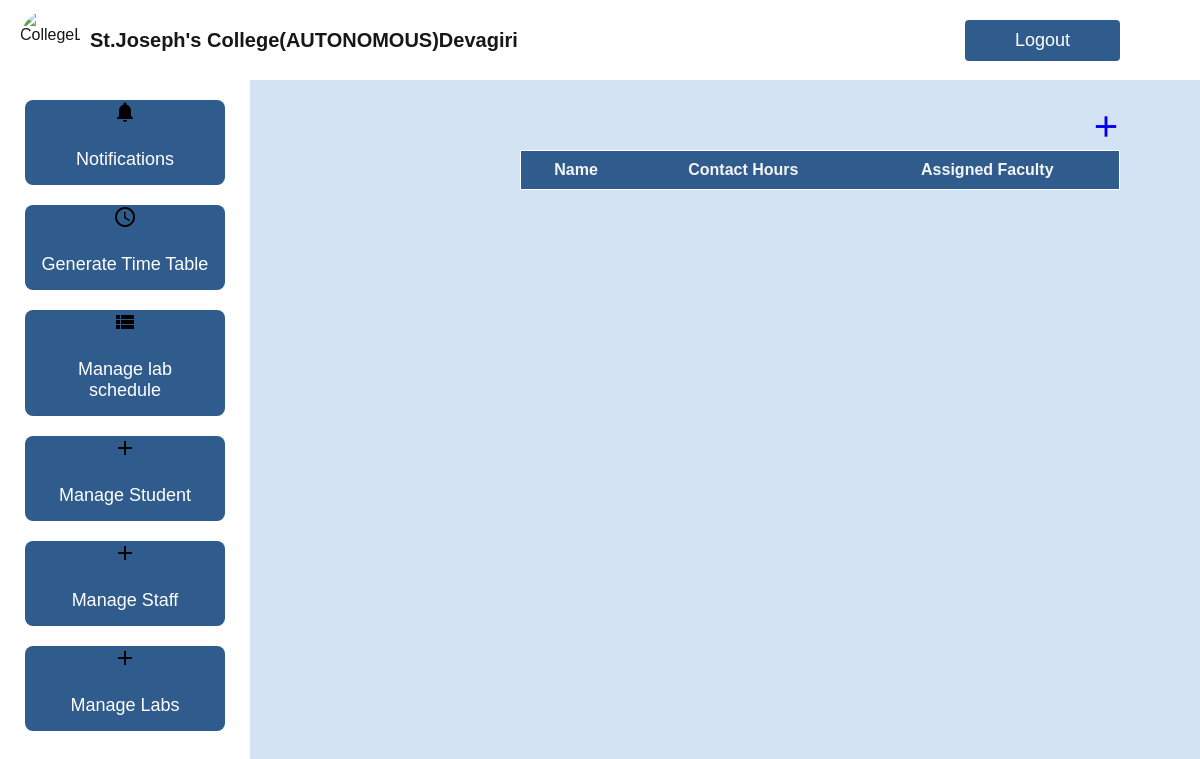
Page /administrator/viewsubjects/ on the earlier database version.
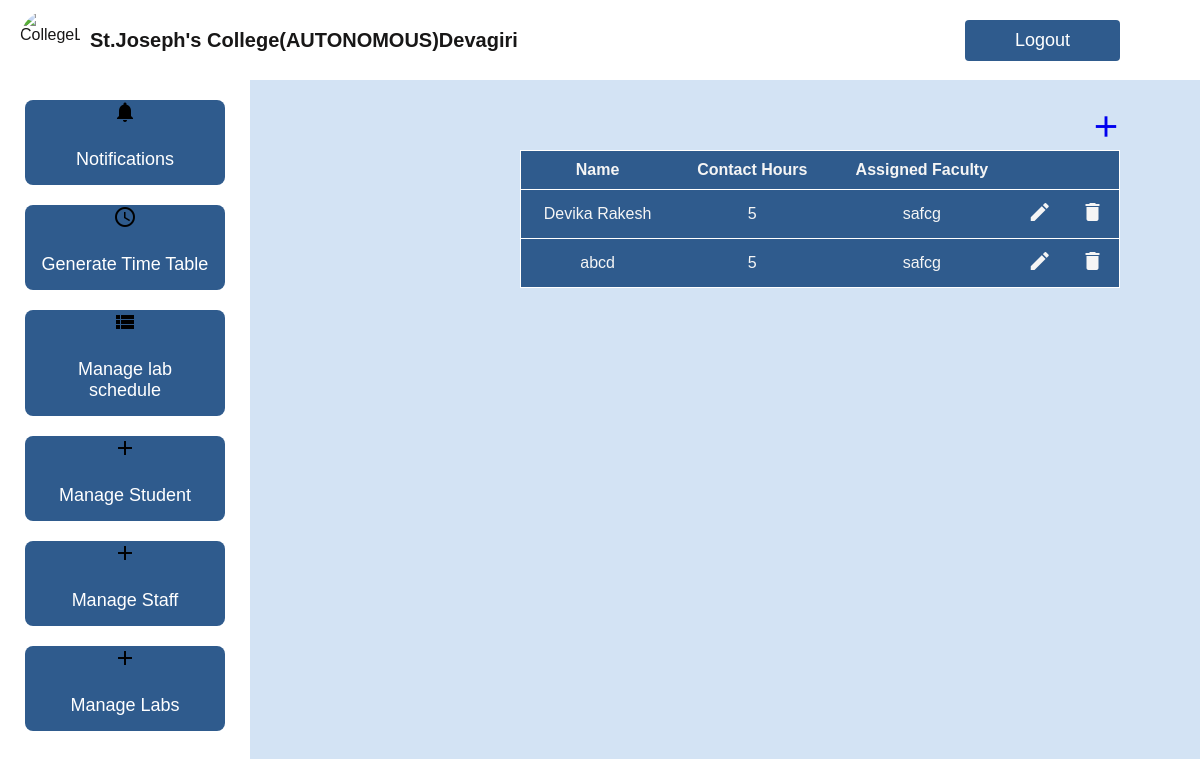
Same page on the later database version.
### administrator/models.py (models this page shows, shortened)
class Subject1(models.Model):
    name = models.CharField(max_length=100)
    contact_hours = models.IntegerField()
    faculty = models.ForeignKey(Faculty1, on_delete=models.CASCADE)

class Faculty1(models.Model):
    loginid=models.ForeignKey(Userprofile,on_delete=models.CASCADE,null=True,blank=True)
    name = models.CharField(max_length=100)
    address=models.CharField(max_length=100)
    email=models.CharField(max_length=100)
    phone=models.CharField(max_length=100)

### administrator/views.py (the view)
# urls.py: path('viewsubjects/',Viewsubjects.as_view(),name='viewsubjects'),
class Viewsubjects(View):
    def get(self,request):
        s=Subject1.objects.all()
        return render(request,'admin/viewsubjects.html',{'subjects':s})

### templates/admin/viewsubjects.html (shortened to what this page needs)
{% extends 'admin/adminbase.html' %}
{%block body%}
  <div class="plusbutton">
    <a href="/administrator/addsubjects/"><i class="material-icons" style="font-size: 35px;">add</i></a>
  </div>
    <div>
      <table id="table1">
        <tr>
            <th>Name</th>
            <th>Contact Hours</th>
            <th>Assigned Faculty</th>
            </tr>
           {% for i in subjects %}
            <tr>
                <td>{{i.name}}</td>
                <td>{{i.contact_hours}}</td>
                <td>{{i.faculty.name}}</td>
                <td><a href="/administrator/updatesubjects/{{i.id}}"><i class="material-icons" style="color: whitesmoke;">edit</i></a></td>
                <td><a href="/administrator/Deletesubjects/{{i.id}}"><i class="material-icons" style="color: whitesmoke;">delete</i></a></td>
        </tr>
        {% endfor %}
    </table>
    </div>
{% endblock %}

Differences in the rows shown:
added Subject1: name "Devika Rakesh", contact_hours "5", faculty.name "safcg"
added Subject1: name "abcd", contact_hours "5", faculty.name "safcg"
